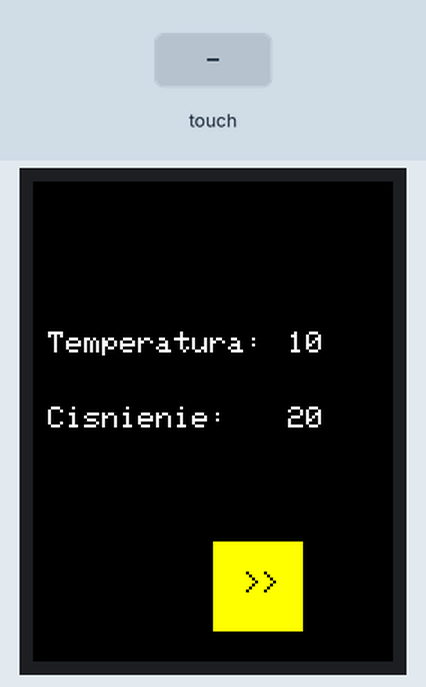
A sketch run on a simulated Arduino Uno, built with avr-gcc and run on an emulated ATmega328P. On the bench: 240×320 colour display. The test bench sets the inputs (shaded band). What the sketch prints to the serial monitor is not drawn.

Above: at 1.4 s.
1.5 s: touch panel pressed at 62 % / 90 % of its raw x / y range
At 1.65 s:
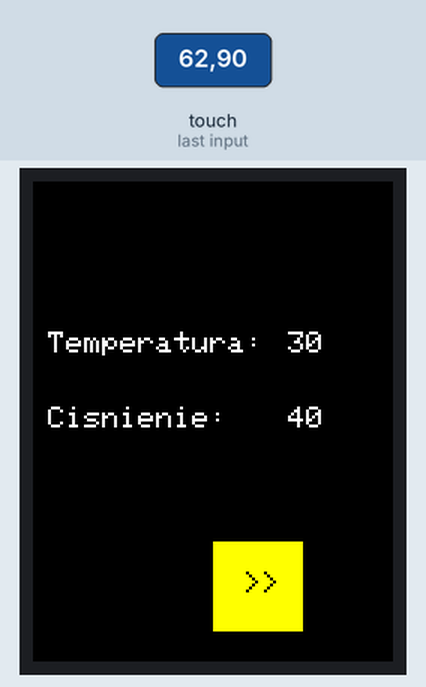
Timing chart, 0 to 4.5 s (numbered marks = the images above; inputs shaded):
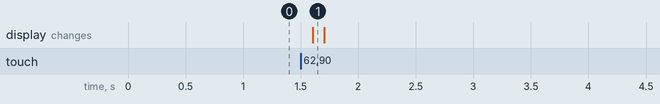

The sketch:

Meteo.ino
```cpp
// LCD pins:
//   D0 connects to digital pin 8  (Notice these are
//   D1 connects to digital pin 9   NOT in order!)
//   D2 connects to digital pin 2
//   D3 connects to digital pin 3
//   D4 connects to digital pin 4
//   D5 connects to digital pin 5
//   D6 connects to digital pin 6
//   D7 connects to digital pin 7

#define DEBUG 1

#include <Adafruit_GFX.h>    // Core graphics library
#include <Adafruit_TFTLCD.h> // Hardware-specific library
#include <TouchScreen.h>

#define LCD_CS A3
#define LCD_CD A2
#define LCD_WR A1
#define LCD_RD A0
// optional
#define LCD_RESET A4


#define YP A1  // must be an analog pin, use "An" notation!
#define XM A2  // must be an analog pin, use "An" notation!
#define YM 7   // can be a digital pin
#define XP 6   // can be a digital pin

#define TS_MINX 150
#define TS_MINY 110
#define TS_MAXX 890
#define TS_MAXY 920

// For better pressure precision, we need to know the resistance
// between X+ and X- Use any multimeter to read it
// For the one we're using, its 300 ohms across the X plate
TouchScreen ts = TouchScreen(XP, YP, XM, YM, 300);

// Assign human-readable names to some common 16-bit color values:
#define BLACK   0x0000
#define BLUE    0x001F
#define RED     0xF800
#define GREEN   0x07E0
#define CYAN    0x07FF
#define MAGENTA 0xF81F
#define YELLOW  0xFFE0
#define WHITE   0xFFFF
//#define ROZ     0xFD20
#define ROZ     0xFBE0
#define GRI     0xBDF7
// http://stackoverflow.com/questions/13720937/c-defined-16bit-high-color
// http://wiibrew.org/wiki/U16_colors

Adafruit_TFTLCD tft(LCD_CS, LCD_CD, LCD_WR, LCD_RD, LCD_RESET);;

#define BOXSIZE 40
#define PENRADIUS 3
int oldcolor, currentcolor;
int ics;


String data[2][2] = {"10", "20", "30", "40"};

int cur = 0;


void setup(void) {
#ifdef DEBUG
    Serial.begin(9600);
    Serial.println(F("Stacja Meteo"));
#endif // DEBUG

    tft.reset();

    uint16_t identifier = tft.readID();

    if (identifier == 0x9341) {
#ifdef DEBUG
        Serial.println('Ekran zidentyfikowany poprawnie');
#endif // DEBUG
    } else {
#ifdef DEBUG
        Serial.println('[error] Ekran zidentyfikowany błędnie!');
#endif // DEBUG
        identifier = 0x9341;
    }


    tft.begin(identifier);

    tft.fillScreen(BLACK);
    tft.setRotation(0); //kablem USB na dol

    tft.setTextColor(WHITE);
    tft.setTextSize(2);

    tft.setCursor(10, 100);

    tft.println("Temperatura:");

    tft.setCursor(10, 150);

    tft.println("Cisnienie:");

    tft.fillRect(120, 240, 60, 60, YELLOW);
    tft.setTextColor(BLACK);
    tft.setCursor(140, 260);
    tft.println(">>");

    tft.setTextColor(WHITE);

    tft.fillRect(170, 100, 20, 20, BLACK);

    tft.setCursor(170, 100);

    tft.println(data[cur][0]);

    tft.fillRect(170, 150, 20, 20, BLACK);
    tft.setCursor(170, 150);

    tft.println(data[cur][1]);

    cur = cur + 1;
    cur = cur % 2;


}

#define MINPRESSURE 10
#define MAXPRESSURE 1000


void loop() {
    digitalWrite(13, HIGH);
    // Recently Point was renamed TSPoint in the TouchScreen library
    // If you are using an older version of the library, use the
    // commented definition instead.
    // Point p = ts.getPoint();
    TSPoint p = ts.getPoint();
    digitalWrite(13, LOW);

    // if sharing pins, you'll need to fix the directions of the touchscreen pins
    //pinMode(XP, OUTPUT);
    pinMode(XM, OUTPUT);
    pinMode(YP, OUTPUT);
    //pinMode(YM, OUTPUT);

    // we have some minimum pressure we consider 'valid'
    // pressure of 0 means no pressing!

    if (p.z > MINPRESSURE && p.z < MAXPRESSURE) {
#ifdef DEBUG
        Serial.print("X = ");
        Serial.print(p.x);
        Serial.print("\tY = ");
        Serial.print(p.y);
        Serial.print("\tPressure = ");
        Serial.println(p.z);
#endif // DEBUG
        if (p.y < (TS_MINY - 5)) stergere();
        // scale from 0->1023 to tft.width
        p.x = tft.width() - (map(p.x, TS_MINX, TS_MAXX, tft.width(), 0));
        p.y = tft.height() - (map(p.y, TS_MINY, TS_MAXY, tft.height(), 0));
#ifdef DEBUG
        Serial.print("(");
        Serial.print(p.x);
        Serial.print(", ");
        Serial.print(p.y);
        Serial.println(")");
#endif // DEBUG

        if (120 < p.x && p.x < 180 && 240 < p.y && p.y < 300) {
#ifdef DEBUG
            Serial.println("Klik");
            delay(100);
#endif

            tft.fillRect(170, 100, 20, 20, BLACK);

            tft.setCursor(170, 100);

            tft.println(data[cur][0]);

            tft.fillRect(170, 150, 20, 20, BLACK);
            tft.setCursor(170, 150);

            tft.println(data[cur][1]);

            cur = cur + 1;
            cur = cur % 2;

        }
    }
}

void text(int culoare) {
    tft.setRotation(3);

    tft.setCursor(5, 220);
    tft.setTextSize(2);
    tft.println("BUHOSOFT");
    tft.setRotation(0);
}

void cifre(int culoare) {
// number for "buttons"
    tft.setRotation(3);
    tft.setTextColor(culoare);
    tft.setTextSize(3);
    tft.drawLine(0, 0, 40, 40, culoare);
    tft.drawLine(0, 40, 40, 0, culoare);
// tft.setCursor(15, 10);
// tft.println("1");
    tft.setCursor(55, 10);
    tft.println("1");
    tft.setCursor(95, 10);
    tft.println("2");
    tft.setCursor(135, 10);
    tft.println("3");
    tft.setCursor(175, 10);
    tft.println("4");
    tft.setCursor(215, 10);
    tft.println("5");
    tft.setCursor(255, 10);
    tft.println("6");
    tft.setCursor(295, 10);
    tft.println("7");

    tft.setRotation(0);
}

void stergere() {
#ifdef DEBUG
    Serial.println("erase");
#endif // DEBUG
    // press the bottom of the screen to erase
    //     tft.fillRect(0, BOXSIZE, tft.width(), tft.height()-BOXSIZE, BLACK);
    tft.fillRect(0, 0, 240, 320, BLACK);
    tft.setRotation(0);
    tft.fillRect(0, 0, BOXSIZE, BOXSIZE, RED);
    tft.fillRect(0, BOXSIZE, BOXSIZE, BOXSIZE, YELLOW);
    tft.fillRect(0, BOXSIZE * 2, BOXSIZE, BOXSIZE, GREEN);
    tft.fillRect(0, BOXSIZE * 3, BOXSIZE, BOXSIZE, CYAN);
    tft.fillRect(0, BOXSIZE * 4, BOXSIZE, BOXSIZE, BLUE);
    tft.fillRect(0, BOXSIZE * 5, BOXSIZE, BOXSIZE, MAGENTA);
    tft.fillRect(0, BOXSIZE * 6, BOXSIZE, BOXSIZE, GRI);
    tft.fillRect(0, BOXSIZE * 7, BOXSIZE, BOXSIZE, ROZ);
//tft.fillRect(BOXSIZE, BOXSIZE, BOXSIZE, BOXSIZE, WHITE);

    tft.drawRect(0, 0, BOXSIZE, BOXSIZE, WHITE);
    currentcolor = RED;
    cifre(WHITE);
}
```

Measured:
- after the input at 1.5 s, the display: changes after 0.10 s (image 1)
